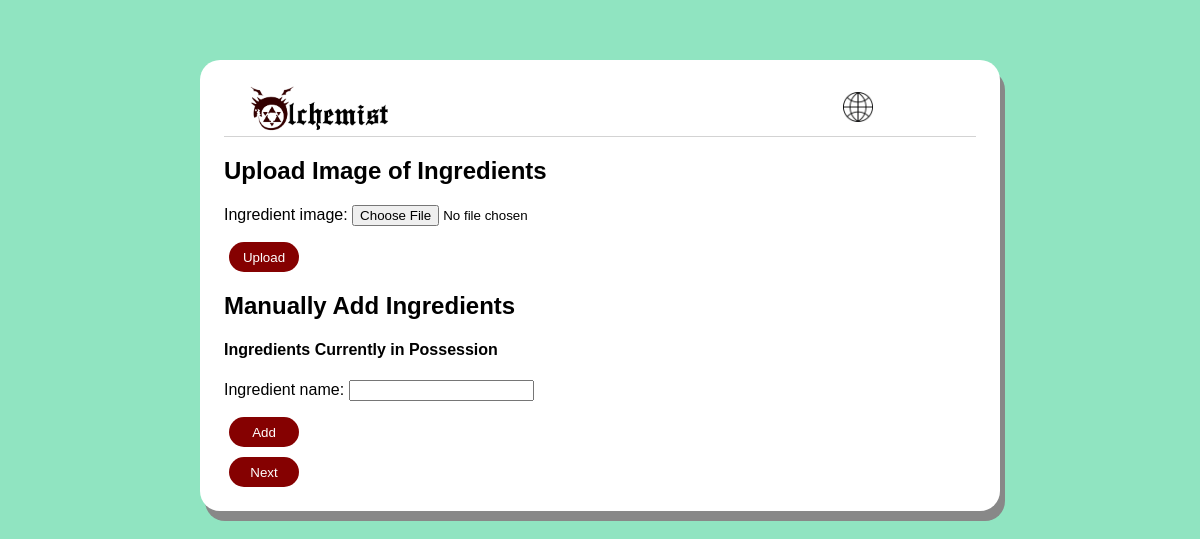
Before: /index/2 with the older database file.
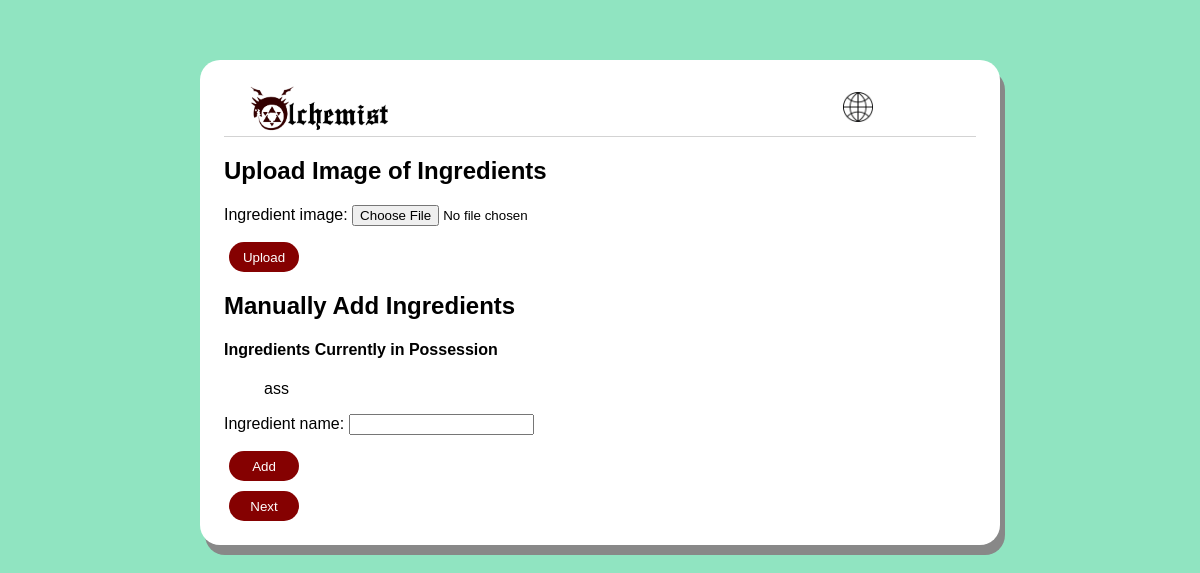
After: the same page with the newer database file.
### recipe_gen/models.py (models this page shows)
class Ingredients(models.Model):
    ingredient_id = models.BigAutoField(primary_key=True)
    ingredient_name = models.CharField(max_length=60, null=True)
    ingredient_type = models.CharField(max_length=60, null=True)

### recipe_gen/views.py (the view)
# urls.py: path('index/<int:user_id>', views.index, name = "index"),
def index(request, user_id):
    if request.method == 'POST' and "image" in request.POST:
        form = ImageForm(request.POST, request.FILES)
        if form.is_valid():
            form.save()
            return redirect(f"/index/"+str(user_id))
    else:
        form = ImageForm()
    if request.method == 'POST' and "manual" in request.POST:
        form2 = IngredientForm(request.POST)
        if form2.is_valid():
            ingredient = form2.save(commit=False)
            ingredient.save()
            form2 = IngredientForm()
    else:
        form2 = IngredientForm()
    instance = []
    saved_recs = Recipe_History.objects.filter(user_id=user_id)
    for i in saved_recs:
        instance.append(i)
    if instance == []:
        flag = None
    else:
        flag = 1
    ingredients = Ingredients.objects.all()
    context = {
        'user_id': user_id,
        'flag':flag,
        'form': form,
        'form2':form2,
        'ingredients':ingredients
    }
    return render(request, 'index.html', context)

### recipe_gen/forms.py
class ImageForm(forms.ModelForm):
    class Meta:
        model = ingredient_images
        fields = ['ingredient_image']

class IngredientForm(forms.ModelForm):
    class Meta:
        model = Ingredients
        fields = ["ingredient_name"]

### recipe_gen/templates/index.html (shortened to what this page needs)
{% extends 'layouts/index_temp.html' %}
{% block content %}
<nav class="navbar">
    <div class="main-menu">
    <a href="{% url 'back' user_id%}">
        <img src="/media/logo/image.png" style="width: 20%; height: 10">
    </a>
    <a href="{% url 'global' user_id%}">
        <img src="/media/logo/global.png" style="width: 30px ;height: 30px ; position:relative ; display: inline-block ; margin-left: 450px; margin-bottom: 10px;">
    </a>
    </div>
</nav>
<h2>Upload Image of Ingredients</h2>
<form method = "post" enctype="multipart/form-data">
    {{ form.as_p }}
    <button type="submit" name="image" class="delete-button">Upload</button>
</form>
<h2>Manually Add Ingredients</h2>
<h4>Ingredients Currently in Possession</h4>
{%for n in ingredients%}
    <ol>{{n.ingredient_name}}</ol>
{% endfor %}
<form method='POST'>
    {{form2.as_p}}
    <button type="submit" name="manual" class="delete-button" value=""> Add</button>
</form>
<a href="{% url 'images' user_id %}">
    <button type="button" class="delete-button">Next</button>
</a>
{% endblock %}

Changed rows visible on the page:
added Ingredients: ingredient_name "ass"
